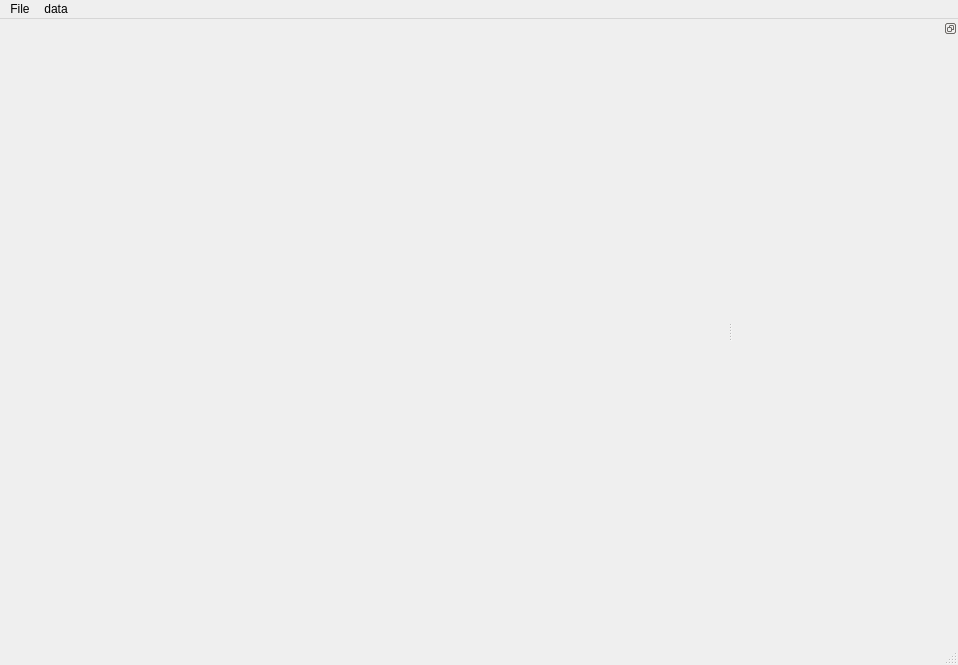
<?xml version="1.0" encoding="UTF-8"?>
<ui version="4.0">
 <class>MainWindow</class>
 <widget class="QMainWindow" name="MainWindow">
  <property name="geometry">
   <rect>
    <x>0</x>
    <y>0</y>
    <width>958</width>
    <height>665</height>
   </rect>
  </property>
  <property name="windowTitle">
   <string>MainWindow</string>
  </property>
  <widget class="QWidget" name="centralwidget">
   <property name="sizePolicy">
    <sizepolicy hsizetype="Expanding" vsizetype="Expanding">
     <horstretch>0</horstretch>
     <verstretch>0</verstretch>
    </sizepolicy>
   </property>
   <property name="maximumSize">
    <size>
     <width>16777215</width>
     <height>16777215</height>
    </size>
   </property>
   <layout class="QGridLayout" name="gridLayout">
    <property name="margin">
     <number>0</number>
    </property>
   </layout>
  </widget>
  <widget class="QMenuBar" name="menubar">
   <property name="geometry">
    <rect>
     <x>0</x>
     <y>0</y>
     <width>958</width>
     <height>22</height>
    </rect>
   </property>
   <widget class="QMenu" name="menuFile">
    <property name="title">
     <string>File</string>
    </property>
    <addaction name="actionOpenHdf"/>
    <addaction name="actionCloseHdf"/>
    <addaction name="actionQuit"/>
   </widget>
   <widget class="QMenu" name="menuData">
    <property name="title">
     <string>data</string>
    </property>
    <addaction name="actionProcessTrainingSet"/>
   </widget>
   <addaction name="menuFile"/>
   <addaction name="menuData"/>
  </widget>
  <widget class="QStatusBar" name="statusbar"/>
  <widget class="QDockWidget" name="sorting">
   <property name="sizePolicy">
    <sizepolicy hsizetype="Preferred" vsizetype="Preferred">
     <horstretch>1</horstretch>
     <verstretch>1</verstretch>
    </sizepolicy>
   </property>
   <property name="minimumSize">
    <size>
     <width>225</width>
     <height>170</height>
    </size>
   </property>
   <property name="maximumSize">
    <size>
     <width>524287</width>
     <height>524287</height>
    </size>
   </property>
   <property name="baseSize">
    <size>
     <width>100</width>
     <height>0</height>
    </size>
   </property>
   <property name="floating">
    <bool>false</bool>
   </property>
   <property name="features">
    <set>QDockWidget::DockWidgetFloatable|QDockWidget::DockWidgetMovable</set>
   </property>
   <property name="allowedAreas">
    <set>Qt::AllDockWidgetAreas</set>
   </property>
   <attribute name="dockWidgetArea">
    <number>2</number>
   </attribute>
   <widget class="QWidget" name="layout">
    <layout class="QHBoxLayout" name="horizontalLayout">
     <property name="margin">
      <number>0</number>
     </property>
     <item>
      <widget class="QToolBox" name="toolBox">
       <property name="sizePolicy">
        <sizepolicy hsizetype="Expanding" vsizetype="Expanding">
         <horstretch>1</horstretch>
         <verstretch>1</verstretch>
        </sizepolicy>
       </property>
       <property name="minimumSize">
        <size>
         <width>150</width>
         <height>0</height>
        </size>
       </property>
      </widget>
     </item>
    </layout>
   </widget>
  </widget>
  <action name="actionQuit">
   <property name="text">
    <string>Quit</string>
   </property>
   <property name="shortcut">
    <string>Q</string>
   </property>
  </action>
  <action name="actionImport">
   <property name="text">
    <string>Import Trainingset</string>
   </property>
  </action>
  <action name="actionCellh5">
   <property name="text">
    <string>cellh5</string>
   </property>
  </action>
  <action name="actionHdf_from_importer">
   <property name="text">
    <string>hdf from importer</string>
   </property>
  </action>
  <action name="actionOpenTrainingSet">
   <property name="text">
    <string>open from importer</string>
   </property>
  </action>
  <action name="actionProcessTrainingSet">
   <property name="text">
    <string>process trainingset</string>
   </property>
  </action>
  <action name="actionOpenHdf">
   <property name="text">
    <string>open File</string>
   </property>
   <property name="shortcut">
    <string>O</string>
   </property>
  </action>
  <action name="actionCloseHdf">
   <property name="text">
    <string>close File</string>
   </property>
   <property name="shortcut">
    <string>C</string>
   </property>
  </action>
 </widget>
 <resources>
  <include location="../../qresources/af_rc.qrc"/>
 </resources>
 <connections>
  <connection>
   <sender>actionQuit</sender>
   <signal>triggered()</signal>
   <receiver>MainWindow</receiver>
   <slot>close()</slot>
   <hints>
    <hint type="sourcelabel">
     <x>-1</x>
     <y>-1</y>
    </hint>
    <hint type="destinationlabel">
     <x>399</x>
     <y>299</y>
    </hint>
   </hints>
  </connection>
 </connections>
</ui>
